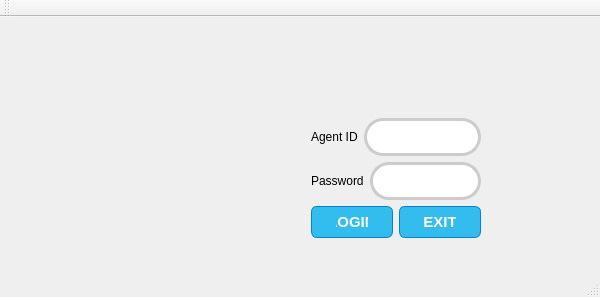
<?xml version="1.0" encoding="UTF-8"?>
<ui version="4.0">
 <class>Caisse</class>
 <widget class="QMainWindow" name="Caisse">
  <property name="geometry">
   <rect>
    <x>0</x>
    <y>0</y>
    <width>600</width>
    <height>297</height>
   </rect>
  </property>
  <property name="windowTitle">
   <string>Caisse</string>
  </property>
  <widget class="QWidget" name="widget">
   <widget class="QWidget" name="">
    <property name="geometry">
     <rect>
      <x>300</x>
      <y>90</y>
      <width>192</width>
      <height>142</height>
     </rect>
    </property>
    <layout class="QVBoxLayout" name="verticalLayout">
     <item>
      <layout class="QHBoxLayout" name="horizontalLayout">
       <item>
        <widget class="QLabel" name="label">
         <property name="text">
          <string>Agent ID</string>
         </property>
        </widget>
       </item>
       <item>
        <widget class="QLineEdit" name="lineEdit">
         <property name="styleSheet">
          <string notr="true">#lineEdit { border-color:#cccccc; border-style:solid; font-size:19px; padding:7px; border-radius:19px; border-width:3px; box-shadow: 0px 0px 5px 0px rgba(42,42,42,.75);  } 
		 .css-input:focus { outline:none; } </string>
         </property>
        </widget>
       </item>
      </layout>
     </item>
     <item>
      <layout class="QHBoxLayout" name="horizontalLayout_3">
       <item>
        <widget class="QLabel" name="label_2">
         <property name="text">
          <string>Password</string>
         </property>
        </widget>
       </item>
       <item>
        <widget class="QLineEdit" name="lineEdit_3">
         <property name="styleSheet">
          <string notr="true">#lineEdit_3 { border-color:#cccccc; border-style:solid; font-size:19px; padding:7px; border-radius:19px; border-width:3px; box-shadow: 0px 0px 5px 0px rgba(42,42,42,.75);  } 
		 .css-input:focus { outline:none; } </string>
         </property>
        </widget>
       </item>
      </layout>
     </item>
     <item>
      <layout class="QHBoxLayout" name="horizontalLayout_2">
       <item>
        <widget class="QPushButton" name="pushButton">
         <property name="styleSheet">
          <string notr="true">#pushButton {
	-moz-box-shadow: 0px 1px 0px 0px #f0f7fa;

	box-shadow: 0px 1px 0px 0px #f0f7fa;
	background:-webkit-gradient(linear, left top, left bottom, color-stop(0.05, #33bdef), color-stop(1, #019ad2));
	background:-moz-linear-gradient(top, #33bdef 5%, #019ad2 100%);
	background:-webkit-linear-gradient(top, #33bdef 5%, #019ad2 100%);
	background:-o-linear-gradient(top, #33bdef 5%, #019ad2 100%);
	background:-ms-linear-gradient(top, #33bdef 5%, #019ad2 100%);
	background:linear-gradient(to bottom, #33bdef 5%, #019ad2 100%);
background-color:#33bdef;
	-moz-border-radius:6px;
	-webkit-border-radius:6px;
	border-radius:6px;
	border:1px solid #057fd0;
	display:inline-block;
	cursor:pointer;
	color:#ffffff;
	font-family:Arial;
	font-size:15px;
	font-weight:bold;
	padding:6px 24px;
	text-decoration:none;
	text-shadow:0px -1px 0px #5b6178;

}
#pushButton:hover {
	background:-webkit-gradient(linear, left top, left bottom, color-stop(0.05, #019ad2), color-stop(1, #33bdef));
	background:-moz-linear-gradient(top, #019ad2 5%, #33bdef 100%);
	background:-webkit-linear-gradient(top, #019ad2 5%, #33bdef 100%);
	background:-o-linear-gradient(top, #019ad2 5%, #33bdef 100%);
	background:-ms-linear-gradient(top, #019ad2 5%, #33bdef 100%);
	background:linear-gradient(to bottom, #019ad2 5%, #33bdef 100%);

	background-color:#019ad2;
}
#pushButton:active {
	position:relative;
	top:1px;
}</string>
         </property>
         <property name="text">
          <string>LOGIN</string>
         </property>
        </widget>
       </item>
       <item>
        <widget class="QPushButton" name="pushButton_2">
         <property name="styleSheet">
          <string notr="true">#pushButton_2 {
	-moz-box-shadow: 0px 1px 0px 0px #f0f7fa;

	box-shadow: 0px 1px 0px 0px #f0f7fa;
	background:-webkit-gradient(linear, left top, left bottom, color-stop(0.05, #33bdef), color-stop(1, #019ad2));
	background:-moz-linear-gradient(top, #33bdef 5%, #019ad2 100%);
	background:-webkit-linear-gradient(top, #33bdef 5%, #019ad2 100%);
	background:-o-linear-gradient(top, #33bdef 5%, #019ad2 100%);
	background:-ms-linear-gradient(top, #33bdef 5%, #019ad2 100%);
	background:linear-gradient(to bottom, #33bdef 5%, #019ad2 100%);
background-color:#33bdef;
	-moz-border-radius:6px;
	-webkit-border-radius:6px;
	border-radius:6px;
	border:1px solid #057fd0;
	display:inline-block;
	cursor:pointer;
	color:#ffffff;
	font-family:Arial;
	font-size:15px;
	font-weight:bold;
	padding:6px 24px;
	text-decoration:none;
	text-shadow:0px -1px 0px #5b6178;

}
#pushButton_2:hover {
	background:-webkit-gradient(linear, left top, left bottom, color-stop(0.05, #019ad2), color-stop(1, #33bdef));
	background:-moz-linear-gradient(top, #019ad2 5%, #33bdef 100%);
	background:-webkit-linear-gradient(top, #019ad2 5%, #33bdef 100%);
	background:-o-linear-gradient(top, #019ad2 5%, #33bdef 100%);
	background:-ms-linear-gradient(top, #019ad2 5%, #33bdef 100%);
	background:linear-gradient(to bottom, #019ad2 5%, #33bdef 100%);

	background-color:#019ad2;
}
#pushButton_2:active {
	position:relative;
	top:1px;
}</string>
         </property>
         <property name="text">
          <string>EXIT</string>
         </property>
        </widget>
       </item>
      </layout>
     </item>
    </layout>
   </widget>
  </widget>
  <widget class="QMenuBar" name="menuBar">
   <property name="geometry">
    <rect>
     <x>0</x>
     <y>0</y>
     <width>600</width>
     <height>21</height>
    </rect>
   </property>
  </widget>
  <widget class="QToolBar" name="mainToolBar">
   <attribute name="toolBarArea">
    <enum>TopToolBarArea</enum>
   </attribute>
   <attribute name="toolBarBreak">
    <bool>false</bool>
   </attribute>
  </widget>
  <widget class="QStatusBar" name="statusBar"/>
 </widget>
 <layoutdefault spacing="6" margin="11"/>
 <resources/>
 <connections/>
</ui>
